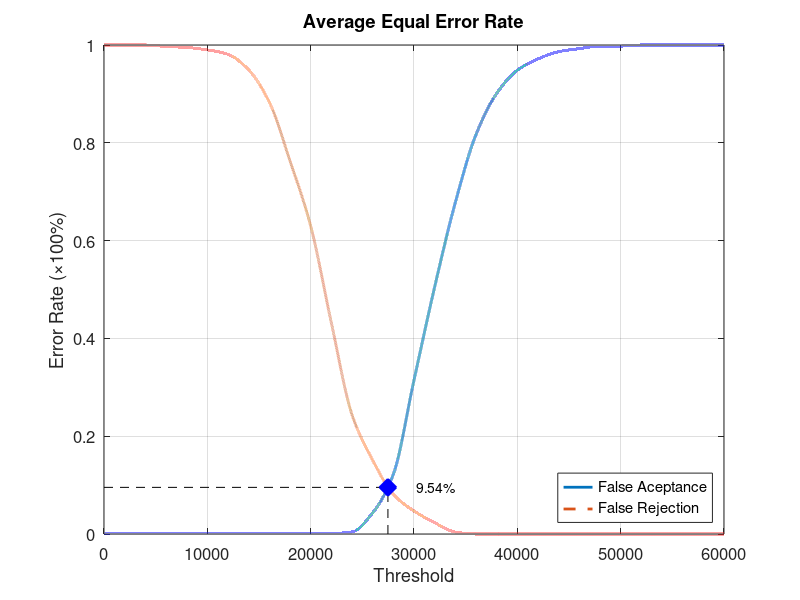
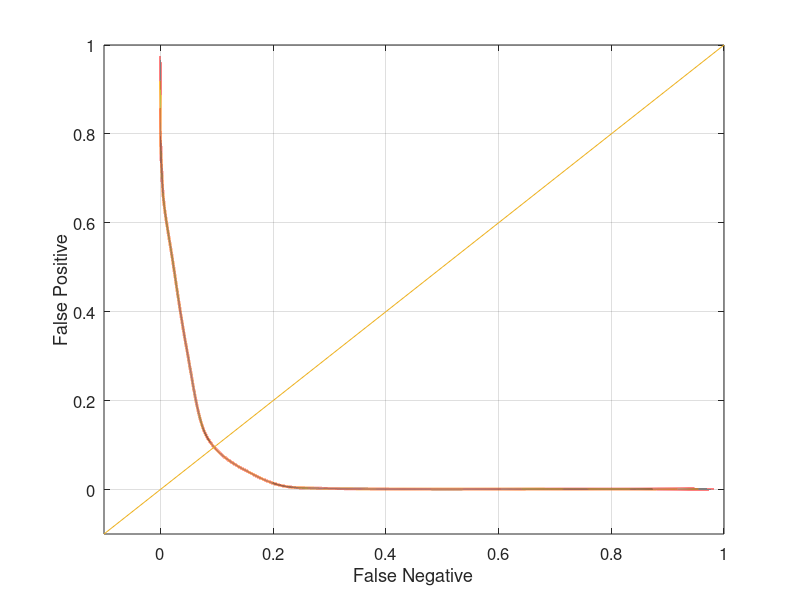

Reproduce these figures in MATLAB, in order.
function yEER = Database1Average
close all;
clear;
clc;
x = 0:2000:60000;
xq = 0:0.5:60000;

y0 = [0 0.00105263 0.00105263 0.00105263 0.00105263 0.00105263 0.00105263 0.00105263 0.00105263 0.00105263 0.00105263 0.00105263 0.00421053 0.0431579 0.122105 0.314737 0.505263 0.677895 0.816842 0.901053 0.948421 0.971579 0.986316 0.992632 0.997895 0.997895 1 1 1 1 1];
yy0 = interp1(x, y0, xq, 'pchip');
y1 = [1 1 1 0.997 0.995 0.99 0.981 0.949 0.883 0.763 0.63 0.432 0.244 0.151 0.081 0.047 0.023 0.004 0 0 0 0 0 0 0 0 0 0 0 0 0];
yy1 = interp1(x, y1, xq, 'pchip');

% Calculating EER: 
y2 = abs(y0 - y1);
find(y2 == min(y2))
yy2 = abs(yy0 - yy1);
xEER = find(yy2 == min(yy2));
xEERIndex = xq(xEER) % X-axis EER
yEER = yy0(xEER) % Y-axis EER

main = figure
plot(xq, yy0,'-','LineWidth', 2);	hold on
plot(xq, yy1,'--','LineWidth', 2);	hold on
plot([xEERIndex xEERIndex], [0 yEER], 'k--');	hold on
plot([0 xEERIndex], [yEER yEER], 'k--');	hold on
plot(xEERIndex, yEER, 'bx', 'LineWidth', 10);	hold on
text(xEERIndex + 10 * xEERIndex / 100, yEER, [num2str(round((10000 * yEER)) / 100) '%'])
legend('False Aceptance', 'False Rejection', 'Location', 'SouthEast')
xlabel('Threshold')
ylabel('Error Rate (\times100%)')
title('Average Equal Error Rate')
set(gca, 'FontSize', 12)
axis([0 60000 0 1])
grid on

print(main, 'Database1AverageMain', '-dpng');
FNRxFPR = figure('Color', [1 1 1]);
plot(yy1, yy0, '-', yy1, yy0, 'LineWidth', 2);
hold on
y = -0.1:0.1:1
plot(y, y); 
set(gca, 'FontSize', 12)
xlabel('False Negative')
ylabel('False Positive')
axis([-0.1 1 -0.1 1])
set(gca, 'FontSize', 12)
grid on

print(FNRxFPR, 'Database1AverageFNRxFPR','-dpng');
end
